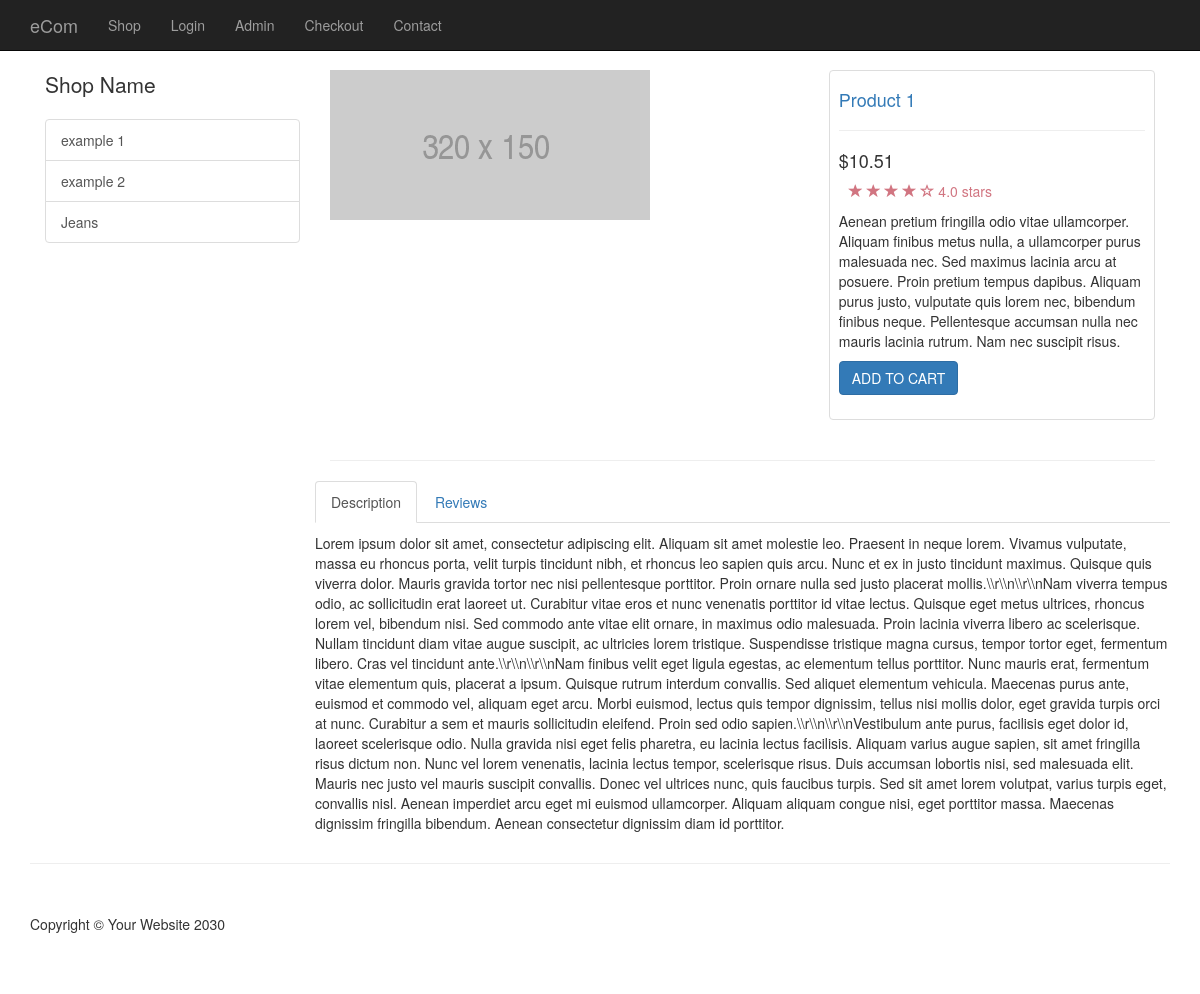
Page /item.php?id=1 on the committed database.
### tables this page shows
CREATE TABLE `categories` (
  `cat_id` int(9) NOT NULL AUTO_INCREMENT,
  `cat_title` varchar(255) DEFAULT NULL,
  PRIMARY KEY (`cat_id`)
);

CREATE TABLE `products` (
  `product_id` int(11) NOT NULL AUTO_INCREMENT,
  `product_title` varchar(255) DEFAULT NULL,
  `product_category_id` int(11) DEFAULT NULL,
  `product_price` float DEFAULT NULL,
  `product_qty` int(11) NOT NULL DEFAULT '0',
  `product_description` text,
  `product_short_desc` text NOT NULL,
  `product_image` varchar(255) DEFAULT NULL,
  PRIMARY KEY (`product_id`)
);

### public/item.php (the view, shortened to what this page needs)
<!DOCTYPE html>
<?php include(TEMPLATE_FRONT . DS . "header.php"); ?>
<div class="container">
<?php include(TEMPLATE_FRONT . DS . "side_nav.php"); ?>
<?php
	$query = query("SELECT * FROM products WHERE product_id = " . escapeString($_GET['id']));
	while($row = fetchArray($query)) :
?>
<div class="col-md-9">
<div class="row">
    <div class="col-md-7">
       <img class="img-responsive" src=<?php echo $row['product_image'] ?> alt="">
    </div>
    <div class="col-md-5">
        <div class="thumbnail">
    <div class="caption-full">
        <h4><a href="#"><?php echo $row['product_title'] ?></a> </h4>
        <hr>
        <h4 class="">&#36;<?php echo $row['product_price'] ?></h4>
    <div class="ratings">
        <p>
            <span class="glyphicon glyphicon-star"></span>
            <span class="glyphicon glyphicon-star"></span>
            <span class="glyphicon glyphicon-star"></span>
            <span class="glyphicon glyphicon-star"></span>
            <span class="glyphicon glyphicon-star-empty"></span>
            4.0 stars
        </p>
    </div>
        <p><?php echo $row['product_short_desc']?></p>
    <form action="">
        <div class="form-group">
	    <a href="cart.php?add=<?php echo $row['product_id']?>" class="btn btn-primary">ADD TO CART</a>
        </div>
    </form>
    </div>
</div>
</div>
</div>
        <hr>
<div class="row">
<div role="tabpanel">
  <ul class="nav nav-tabs" role="tablist">
    <li role="presentation" class="active"><a href="#home" aria-controls="home" role="tab" data-toggle="tab">Description</a></li>
    <li role="presentation"><a href="#profile" aria-controls="profile" role="tab" data-toggle="tab">Reviews</a></li>
  </ul>
  <div class="tab-content">
    <div role="tabpanel" class="tab-pane active" id="home">
    <p><?php echo $row['product_description']?></p>
    </div>
 </div>
</div>
<?php endwhile; ?>
</div>
</div>
</div>
    <?php include(TEMPLATE_FRONT . DS . "footer.php"); ?>

### resources/functions.php (shortened to what this page needs)
<?php
function query($sql) {
	global $connection;
	return mysqli_query($connection, $sql);
}
function escapeString($string) {
	global $connection;
	return mysqli_real_escape_string($connection, $string);
}
function fetchArray($result) {
	return mysqli_fetch_array($result);
}
function getCategories() {
	global $connection;
	$query = "SELECT * FROM categories";
	$send_query = mysqli_query($connection, $query);
	while ($row = mysqli_fetch_array($send_query)) {
		$category_links = <<<DELIMITER
		<a href="category.php?id={$row['cat_id']}" class="list-group-item">{$row['cat_title']}</a>
DELIMITER;
		echo $category_links;
	}
}
?>

### public/css/shop-homepage.css (style rules this page uses)
body { padding-top: 70px; }
.ratings { padding-right: 10px; padding-left: 10px; color: #d17581; }
.thumbnail { padding: 0; }
.thumbnail .caption-full { padding: 9px; color: #333; }

### rows in the picture
categories: cat_title "example 1"
categories: cat_title "example 2"
categories: cat_title "Jeans"
products: product_image (picture), product_title "Product 1", product_price "10.51", product_short_desc "Aenean pretium fringilla odio vitae ullamcorper. Aliquam finibus metus nulla, a ullamcorper purus malesuada nec. Sed maximus lacinia arcu at posuere. Proin pretium tempus dapibus. Aliquam purus justo, vulputate quis lorem nec, bibendum finibus neque. Pellentesque accumsan nulla nec mauris lacinia rutrum. Nam nec suscipit risus.", product_description "Lorem ipsum dolor sit amet, consectetur adipiscing elit. Aliquam sit amet molestie leo. Praesent in neque lorem. Vivamus vulputate, massa eu rhoncus porta, velit turpis tincidunt nibh, et rhoncus leo sapien quis arcu. Nunc et ex in justo tincidunt maximus. Quisque quis viverra dolor. Mauris gravida tortor nec nisi pellentesque porttitor. Proin ornare nulla sed justo placerat mollis.\\\\r\\\\n\\\\r\\\\nNam viverra tempus odio, ac sollicitudin erat laoreet ut. Curabitur vitae eros et nunc venenatis porttitor id vitae lectus. Quisque eget metus ultrices, rhoncus lorem vel, bibendum nisi. Sed commodo ante vitae elit ornare, in maximus odio malesuada. Proin lacinia viverra libero ac scelerisque. Nullam…"
